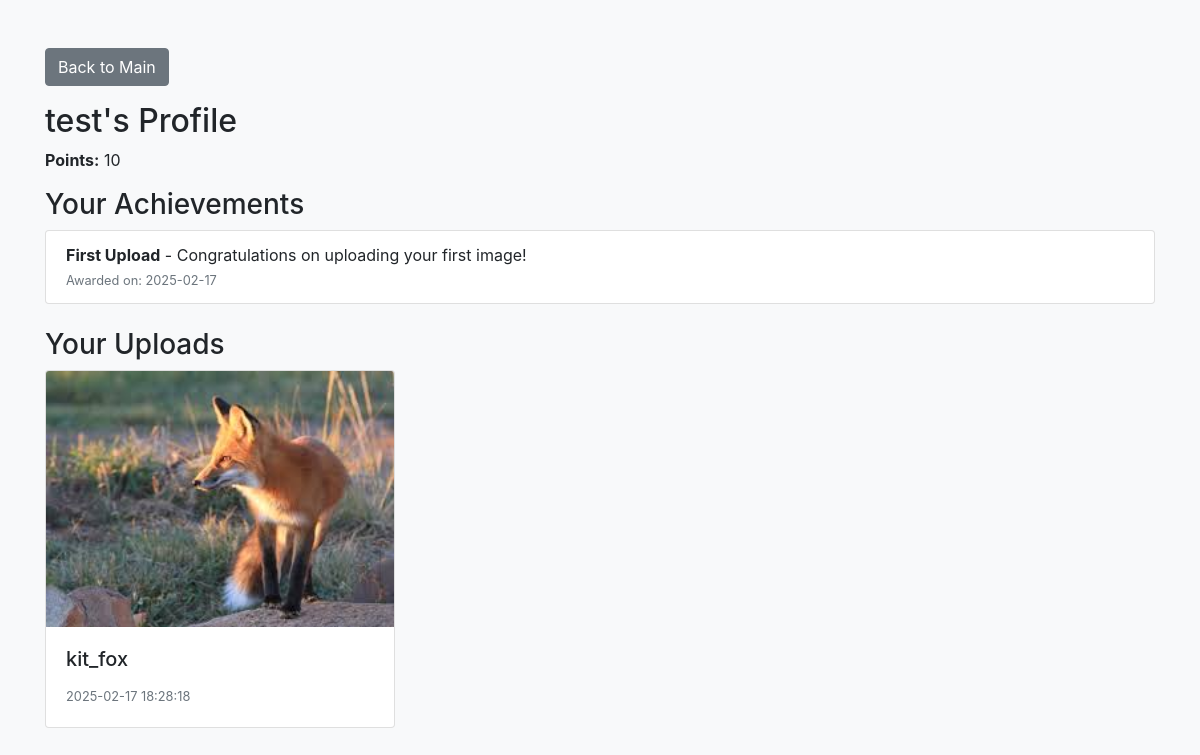
The app's page /profile (signed in), older data.
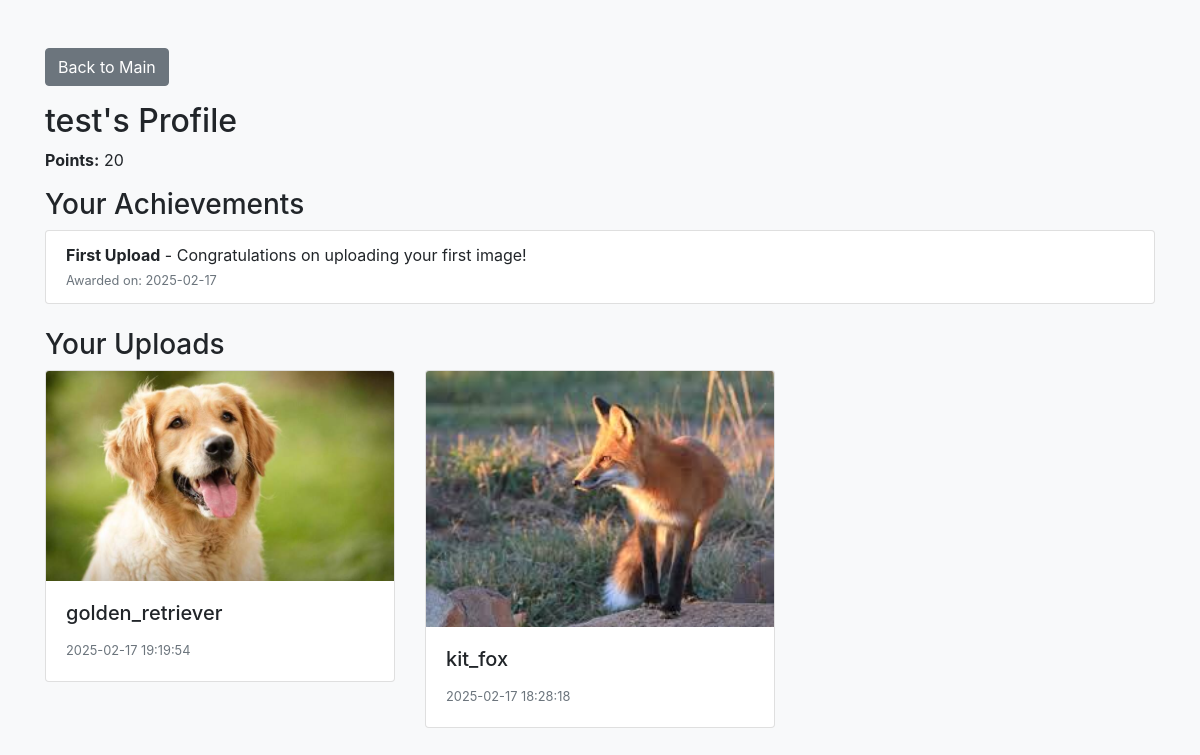
The same page, newer data.
### app.py (models this page shows, shortened)
class User(db.Model, UserMixin):
    id = db.Column(db.Integer, primary_key=True)
    username = db.Column(db.String(150), unique=True, nullable=False)
    password_hash = db.Column(db.String(200), nullable=False)
    points = db.Column(db.Integer, default=0)  # points earned for uploads

class UserAchievement(db.Model):
    id = db.Column(db.Integer, primary_key=True)
    user_id = db.Column(db.Integer, db.ForeignKey('user.id'), nullable=False)
    achievement_name = db.Column(db.String(100), nullable=False)
    description = db.Column(db.String(300))
    awarded_date = db.Column(db.DateTime, default=datetime.utcnow)
    user = db.relationship('User', backref='achievements')

class ImageResult(db.Model):
    user = db.relationship('User', backref='uploads')
    likes = db.relationship('Like', backref='upload', lazy='dynamic')
    id = db.Column(db.Integer, primary_key=True)
    filename = db.Column(db.String(200), nullable=False)
    label = db.Column(db.String(100), nullable=False)
    summary_text = db.Column(db.Text, nullable=True)
    stats_json = db.Column(db.Text, nullable=True)
    upload_time = db.Column(db.DateTime, default=datetime.utcnow)
    user_id = db.Column(db.Integer, db.ForeignKey('user.id'))  # Link to User
    location = db.Column(db.String(100), nullable=True)  # NEW field for area

### app.py (the view)
@app.route('/profile')
@login_required
def profile():
    uploads = ImageResult.query.filter_by(user_id=current_user.id).order_by(ImageResult.upload_time.desc()).all()
    return render_template('profile.html', user=current_user, uploads=uploads)

### app.py (called while the page is built)
@login_manager.user_loader
def load_user(user_id):
    return User.query.get(int(user_id))

### templates/profile.html (shortened to what this page needs)
<!doctype html>
<html lang="en">
<head>
  <link rel="stylesheet" href="https://stackpath.bootstrapcdn.com/bootstrap/4.5.2/css/bootstrap.min.css">
</head>
<body class="bg-light">
  <div class="container mt-5">
    <a href="{{ url_for('main') }}" class="btn btn-secondary mb-3">Back to Main</a>
    <h2>{{ user.username }}'s Profile</h2>
    <p><strong>Points:</strong> {{ user.points }}</p>
    <h3>Your Achievements</h3>
    {% if user.achievements %}
      <ul class="list-group mb-4">
        {% for ach in user.achievements %}
          <li class="list-group-item">
            <strong>{{ ach.achievement_name }}</strong> - {{ ach.description }}
            <br>
            <small class="text-muted">Awarded on: {{ ach.awarded_date.strftime('%Y-%m-%d') }}</small>
          </li>
        {% endfor %}
      </ul>
    {% else %}
      <p>You haven't earned any achievements yet.</p>
    {% endif %}
    <h3>Your Uploads</h3>
    {% if uploads %}
      <div class="row">
        {% for upload in uploads %}
          <div class="col-md-4">
            <div class="card mb-3">
            <a href="{{ url_for('upload_detail', upload_id=upload.id) }}">
              <img src="{{ url_for('static', filename='uploads/' + upload.filename) }}" class="card-img-top" alt="Image">
            </a>
              <div class="card-body">
                <h5 class="card-title">{{ upload.label }}</h5>
                <p class="card-text"><small class="text-muted">{{ upload.upload_time.strftime('%Y-%m-%d %H:%M:%S') }}</small></p>
              </div>
            </div>
          </div>
        {% endfor %}
      </div>
    {% else %}
      <p>You haven't uploaded any images yet. <a href="{{ url_for('upload') }}">Upload one now!</a></p>
    {% endif %}
  </div>
</body>
</html>

Row changes from the older to the newer data that the page shows:
changed User "test": points "10" → "20"
added ImageResult: filename (picture), label "golden_retriever", upload_time "2025-02-17 19:19:54"
